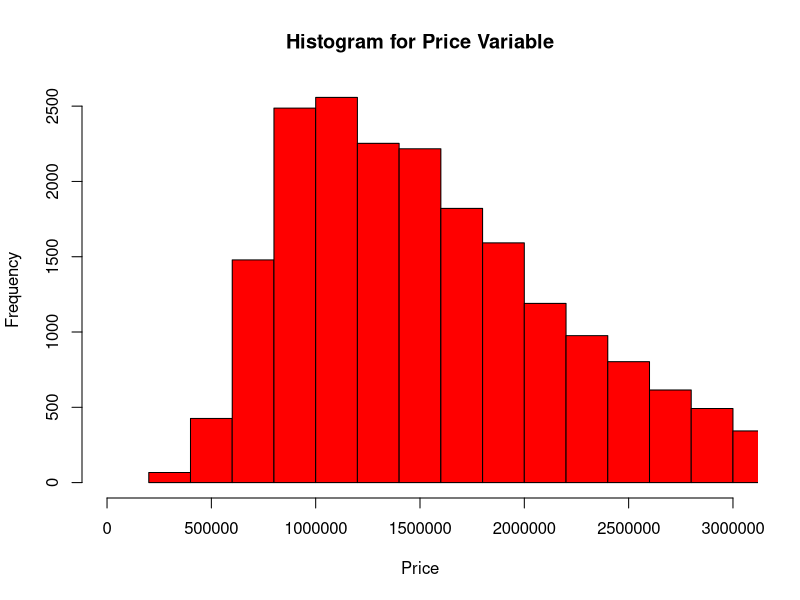
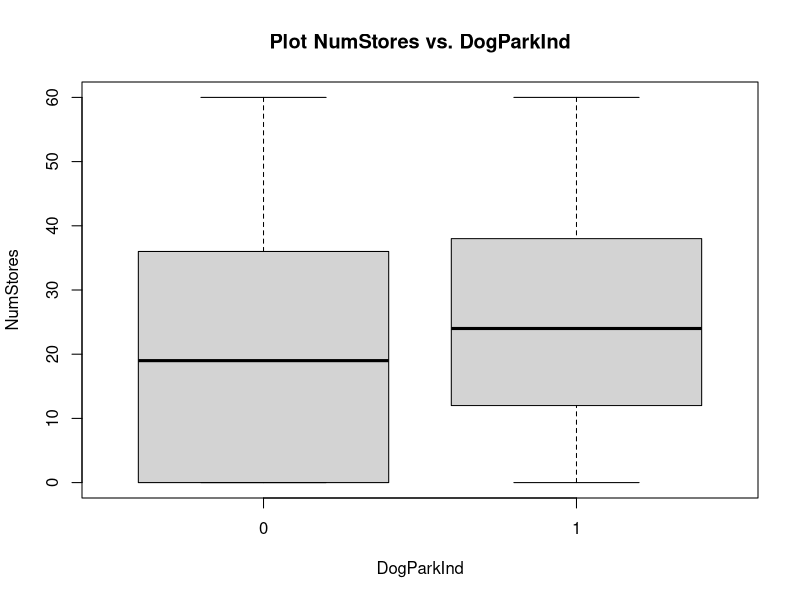
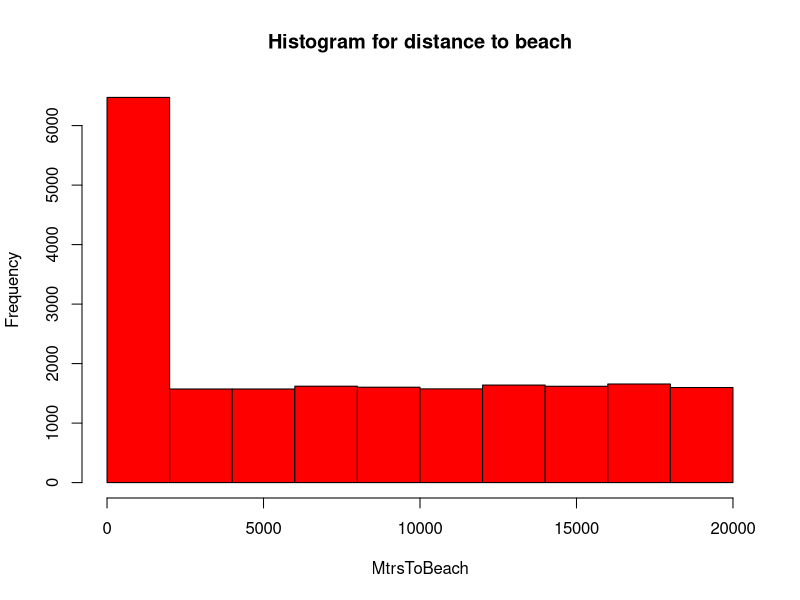

These figures' R source, in order:

# Set working directory
setwd('C:/projects/MBA/Summer22/DataScienceMBA/HW1/')

# Set global options
options("scipen"=10, "digits"=7)

# Load csv. file
HousePrices.df <- read.csv(file = "HousePricesHW1.csv")


# Part B: Visualization

# Section 1
# Histogram for Price variable
hist(HousePrices.df$Price, main = "Histogram for Price Variable", 
     xlab = "Price", br = 150, xlim = c(0, 3000000), col = 'red')
summary(HousePrices.df$Price)

# Section 2
# BoxPlot NumStores vs. DogParkInd
boxplot(HousePrices.df$NumStores ~ HousePrices.df$DogParkInd, data = HousePrices.df, 
     main = "Plot NumStores vs. DogParkInd", xlab = "DogParkInd", ylab = "NumStores")


# Part C: Models Estimation

# Section 1 - Model M1
# Regression model between Price and the explanatory 
# variables: MtrsToBeach,SqMtrs,Age,NumStores,DogParkInd,SchoolScores.
reg.m1 <- lm(Price ~ ., data = HousePrices.df)
summary(reg.m1)

# Section 2 - Model M2
# Regression model between Price and the explanatory 
# variables: MtrsToBeach,SqMtrs,Age.
reg.m2 <- lm(Price ~ MtrsToBeach + SqMtrs + Age, data = HousePrices.df)
summary(reg.m2)

# Section 3 - Model M1'
# Regression model as Section 1 but without NumStores variable.
reg.m1tag <- lm(Price ~ .-NumStores, data = HousePrices.df)
summary(reg.m1tag)

# Print coef for DogParkInd
coef(reg.m1)["DogParkInd"]
coef(reg.m1tag)["DogParkInd"]
# ==> DogParkInd increase its value.


# Part D
# Find threshold to determine if an apartment is close to the sea:
# Histogram for Price variable
hist(HousePrices.df$MtrsToBeach, main = "Histogram for distance to beach", 
     xlab = "MtrsToBeach", br = 10, col = 'red')
summary(HousePrices.df$MtrsToBeach)

# Let's choose 1KM as the threshold for "close enough" to the beach.
beach.thrsh <- 1000
numstores.thrsh <- 10
optionA.df <- HousePrices.df[HousePrices.df$MtrsToBeach <= beach.thrsh & HousePrices.df$NumStores < numstores.thrsh & HousePrices.df$DogParkInd == 0, ]
optionB.df <- HousePrices.df[HousePrices.df$MtrsToBeach > beach.thrsh & HousePrices.df$NumStores >= numstores.thrsh & HousePrices.df$DogParkInd == 1, ]

# Now we will run multiple regression models for each option to determine the optimal suggestion.
reg.optA <- lm(Price ~ ., data = optionA.df)
summary(reg.optA)

reg.optB <- lm(Price ~ ., data = optionB.df)
summary(reg.optB)
